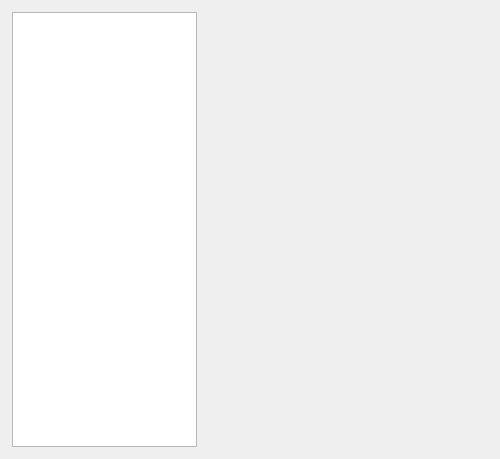
<?xml version="1.0" encoding="UTF-8"?>
<ui version="4.0">
 <class>PictureShow</class>
 <widget class="QWidget" name="PictureShow">
  <property name="geometry">
   <rect>
    <x>0</x>
    <y>0</y>
    <width>500</width>
    <height>459</height>
   </rect>
  </property>
  <property name="windowTitle">
   <string>Form</string>
  </property>
  <layout class="QVBoxLayout" name="verticalLayout">
   <property name="leftMargin">
    <number>3</number>
   </property>
   <property name="topMargin">
    <number>3</number>
   </property>
   <property name="rightMargin">
    <number>3</number>
   </property>
   <property name="bottomMargin">
    <number>3</number>
   </property>
   <item>
    <widget class="QWidget" name="widget" native="true">
     <layout class="QGridLayout" name="gridLayout" rowstretch="1,5" columnstretch="1,4">
      <item row="0" column="0" rowspan="2">
       <widget class="QListWidget" name="listWidget">
        <property name="sizePolicy">
         <sizepolicy hsizetype="Fixed" vsizetype="Expanding">
          <horstretch>0</horstretch>
          <verstretch>0</verstretch>
         </sizepolicy>
        </property>
        <property name="minimumSize">
         <size>
          <width>185</width>
          <height>0</height>
         </size>
        </property>
        <property name="maximumSize">
         <size>
          <width>185</width>
          <height>16777215</height>
         </size>
        </property>
       </widget>
      </item>
      <item row="0" column="1">
       <widget class="QLabel" name="labDesc">
        <property name="text">
         <string/>
        </property>
       </widget>
      </item>
      <item row="1" column="1">
       <widget class="QLabel" name="labPic">
        <property name="maximumSize">
         <size>
          <width>650</width>
          <height>570</height>
         </size>
        </property>
        <property name="text">
         <string/>
        </property>
       </widget>
      </item>
     </layout>
    </widget>
   </item>
  </layout>
 </widget>
 <resources/>
 <connections/>
</ui>
